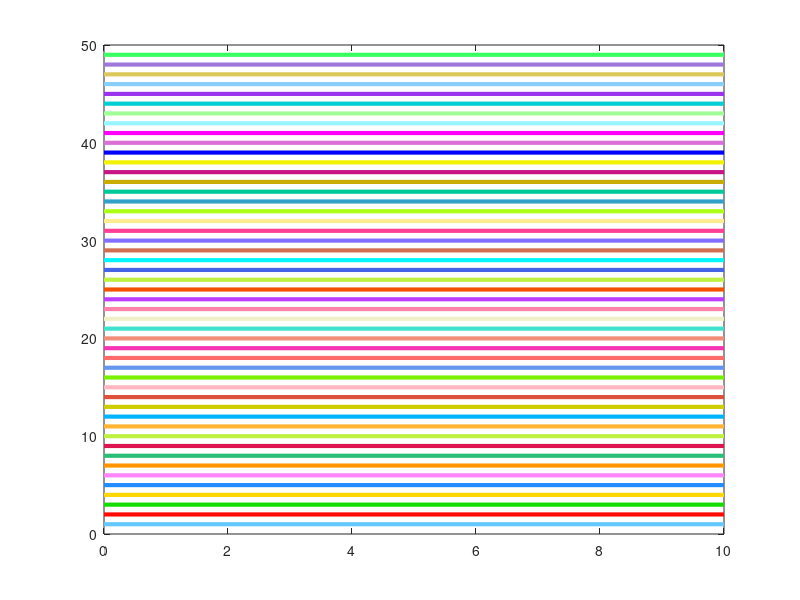

Write MATLAB code to recreate this figure.
% List of distinct and colors that are used to color different cell's track
% They were choosen to be "bright" and will show nicely in gray-scale
% bright field images

rgb_8 = [ 100  200  255;
          255   10    0;
           20  220    0;
          255  215    0;
           35  140  255;
          255  131  250;          
          255  150    0;
           40  190  120;           
          220   20   80;
          190  240   65;
          255  180   50;
            0  180  255;
          205  205    0;
          220   80   60;          
          255  182  193;
          120  240    0;
          100  150  240;
          255  106  106;
          245   52  180;
          240  140  120;
           65  225  208;
          240  240  200; 
          255  130  170;
          190   62  255;
          245   80    0;
          190  240   65;
           70  100  230; 
            0  245  255;
          210  110   80;
          131  111  255;
          255   62  150;
          255  236  140;
          173  255   20;
           50  160  200;
            0  200  150;  
          200  173    0;           
          199   21  133;
          242  242    0;
            0    0  250;
          218  112  214;          
          255    0  255;
          150  245  255;
          160  255  150;
            0  206  210;
          155   50  238;
          135  206  250;
          220  200   90;
          160  120  220;
           60  255  100 ];
      
rgb_8 = rgb_8./255;     % convert to 0-to-1 range
% rgb_2= rgb_8(randperm(length(rgb_8)),:);   % scramble the list 
for ii = 1:length(rgb_8)
    plot([0,10], [ii,ii], 'LineWidth', 3, 'Color', rgb_8(ii,:) );
    hold on;
end
hold off;
file_name = ['Colors.txt'];
dlmwrite(file_name , rgb_8, 'delimiter','\t') ;

% In the program we will add the following line of code:
%  >>  set(groot,'defaultAxesColorOrder', rgb_8)
% this will substitute the standard ColorOrder property of MatLab with the
% range we provide.

% % Final convertion of the rgb_8 list 
%   [ 0.3922    0.7843    1.0000;     1.0000    0.0392         0;
%     0.0784    0.8627         0;     1.0000    0.8431         0;
%     0.1373    0.5490    1.0000;     1.0000    0.5137    0.9804;
%     1.0000    0.5882         0;     0.1569    0.7451    0.4706;
%     0.8627    0.0784    0.3137;     0.7451    0.9412    0.2549;
%     1.0000    0.7059    0.1961;          0    0.7059    1.0000;
%     0.8039    0.8039         0;     0.8627    0.3137    0.2353;
%     1.0000    0.7137    0.7569;     0.4706    0.9412         0;
%     0.3922    0.5882    0.9412;     1.0000    0.4157    0.4157;
%     0.9608    0.2039    0.7059;     0.9412    0.5490    0.4706;
%     0.2549    0.8824    0.8157;     0.9412    0.9412    0.7843;
%     1.0000    0.5098    0.6667;     0.7451    0.2431    1.0000;
%     0.9608    0.3137         0;     0.7451    0.9412    0.2549;
%     0.2745    0.3922    0.9020;          0    0.9608    1.0000;
%     0.8235    0.4314    0.3137;     0.5137    0.4353    1.0000;
%     1.0000    0.2431    0.5882;     1.0000    0.9255    0.5490;
%     0.6784    1.0000    0.0784;     0.1961    0.6275    0.7843;
%          0    0.7843    0.5882;     0.7843    0.6784         0;
%     0.7804    0.0824    0.5216;     0.9490    0.9490         0;
%          0         0    0.9804;     0.8549    0.4392    0.8392;
%     1.0000         0    1.0000;     0.5882    0.9608    1.0000;
%     0.6275    1.0000    0.5882;          0    0.8078    0.8235;
%     0.6078    0.1961    0.9333;     0.5294    0.8078    0.9804;
%     0.8627    0.7843    0.3529;     0.6275    0.4706    0.8627;
%     0.2353    1.0000    0.3922 ] 
